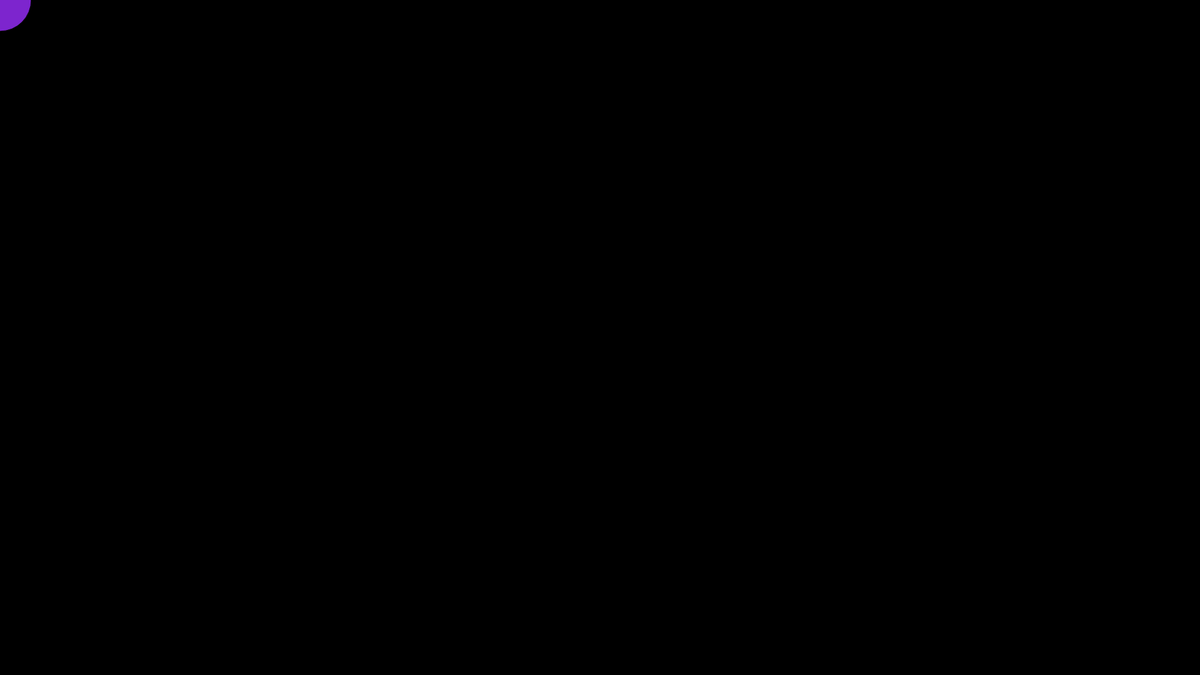
Frame 1 (no input)
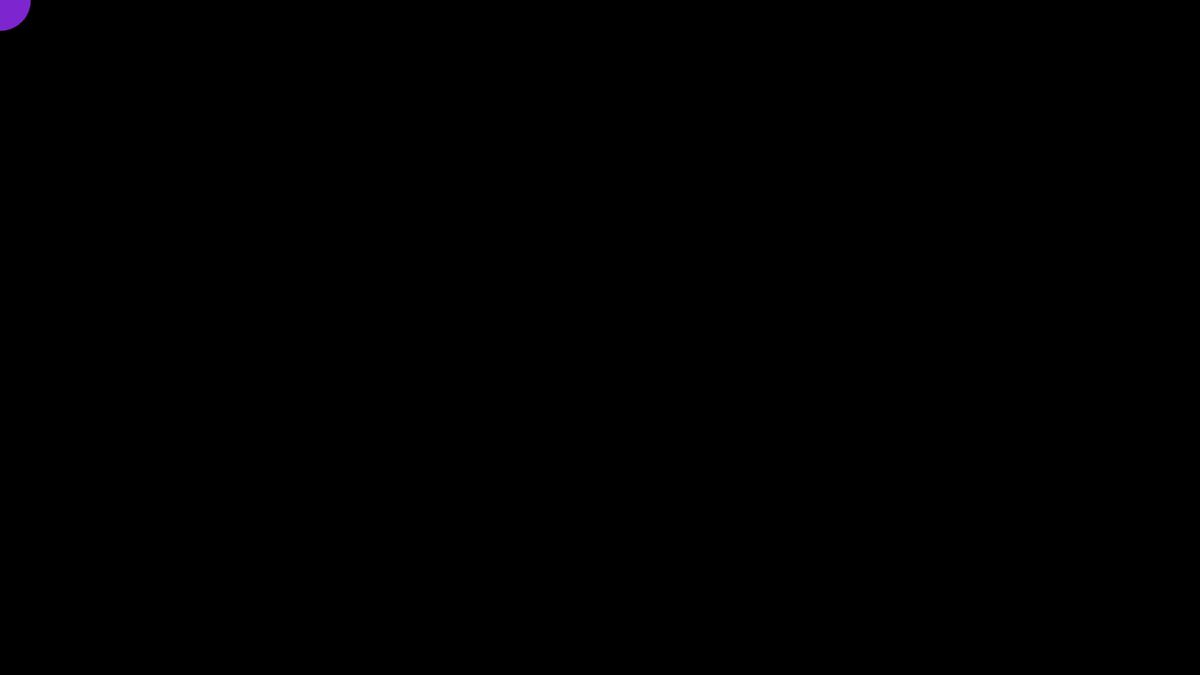
Frame 60 (no input)
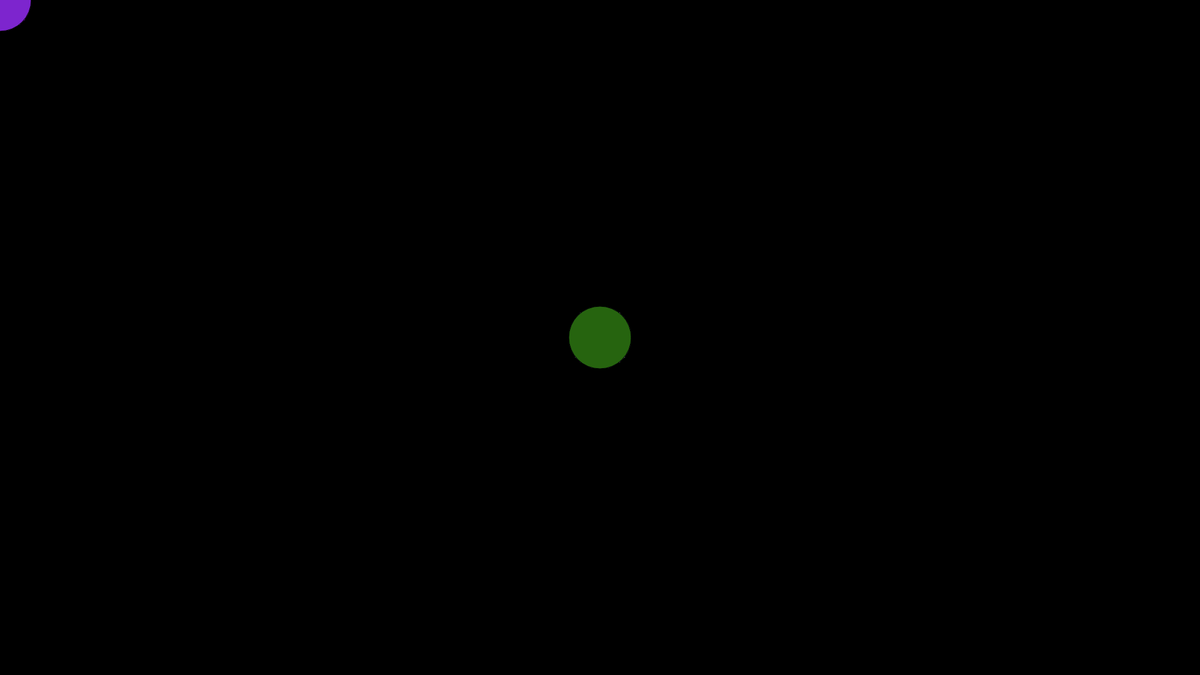
Frame 120 (the mouse pressed at the canvas centre since frame 60)

The p5.js sketch that drew these frames (run headless with seeded random() and noise() and a simulated clock; from frame 60 on, the mouse is pressed at the canvas centre):

// p5.js sketch
// ── sketch.js
function setup() {
  createCanvas(1920, 1080);
  background(0);
}

function draw() {
  if (mouseIsPressed) {
    fill(random(255),random(255),random(255));
  } else {
    fill(125,37,206);
  }
  circle(mouseX,mouseY,100,100);
}
